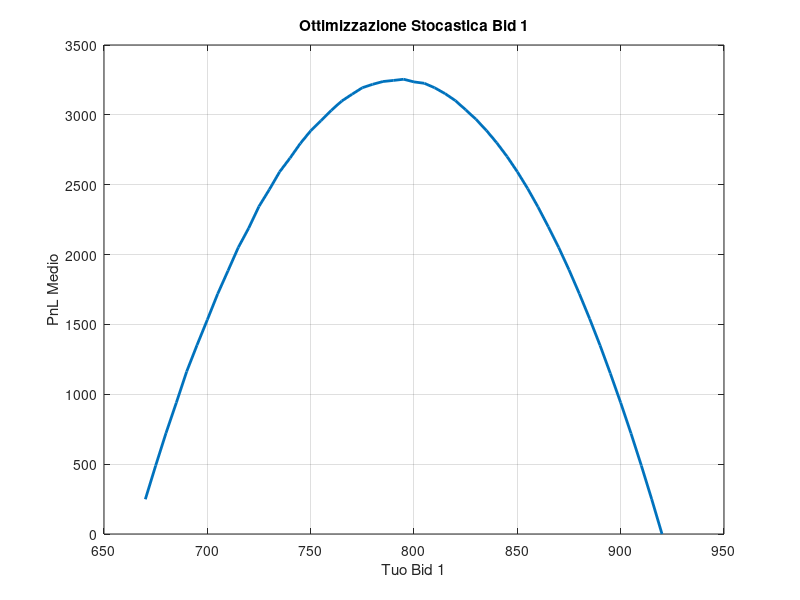

This figure's MATLAB source:
clc
clear 
close all


% **Manual trading challenge: “The Celestial Gardeners’ Guild”**
% You trade against a number of counterparties that all have a **reserve price** ranging between **670** and **920**. On the next trading day, you’re able to sell all the product for a fair price, **920**.
%The distribution of the bids is **uniformly distributed** at **increments of 5** between **670** and **920**. 
%Example**: counterparties may have reserve prices at 675 and 680, but not at 676, 677, 678, 679, etc..

%You may submit **two bids**. If the first bid is **higher** than the
%reserve price, they trade with you at your first bid. If your second bid is **higher** than the reserve price of a counterparty and **higher** than the mean of second bids of all players you trade at your second bid. If your second bid is **higher** than the reserve price, but **lower** than the mean of second bids of all players, the chance of a trade rapidly decreases: you will trade at your second bid **but** your PNL is penalised by:
%Penalty = ((920-avgB2) / (920-B2) )^3

%Q:is the "increments of 5 between 670 and 920" inclusive or naw
%Ans:It's inclusive

%Q:how do the two bids work, are you basically doing the same trade twice as
%in youll bid once and then their "stock refreshes" ?
%Ans: Each counterparty is willing to trade with you at most once

%Q:If the first bid is higher than some reserve price and second bid is also higher than some reserve price, do we trade 2 units one at the price of first bid and another at the price of second bid?
%Ans: If you first bid is already higher than a certain counterparties reserve price, you just trade it at that level (first bid), and then sell it at fair price later. 2nd bid is not even considered in that case.

%Info: Counterparties are not other players, but predefined bots, with their reserve prices distributed according to distribution on Wiki
%Info: Other player's 2nd bids do impact average of 2nd bids, and then the scaling formula applies (if you're below it)
%Info:With a particular counterparty you can only trade maximally of 1 time. It's also possible to not trade with some at all of course (if both of your bids are <= to their reserve price)
%Info:The number of counterparties is not given
%Info: Penality is only applied to B2, not B1
%(Info not verified but almost sure: B2 execute all the possibile trades
%between B1 and B2, either with penalty or not
%Info: B1 and B2 can be every integer number beteween 670 and 920 (B2 has
%to be bigger than B1)
%Info: B1 and B2 have to be strictly greater than the offers

%LOW BID (p uniforme tra 670 e 920 con 51 masse di probabilità, uno ogni 5)
n = 1; %n non è rilevante
pSingolaMassa = 1/51;
PnlMax=0;
p_cumulata=0;
i=670;
counter=1;

while i<=920
    p_cumulata=p_cumulata+pSingolaMassa;
    Pnl(counter,1) = n*p_cumulata * (920-i);
    if(Pnl(counter,1)>PnlMax)
        PnlMax=Pnl(counter,1);
        indice=i;
    end
    i=i+5;
    counter=counter+1;
end

%SIMULATION (p not fixed)
% Parametri base
sellPrice = 920;
reserveRange = 670:5:920; % I 51 possibili prezzi di riserva
Ncounterparties = 10000;            % Numero di simulazioni (più sono, più è preciso)
nGardeners = 51;         % Numero di venditori
pnlMedioPerBid = zeros(length(reserveRange), 1);
% Testiamo ogni possibile Bid 1
for i = 1:length(reserveRange)
    currentBid = reserveRange(i);
    pnlSimulati = zeros(Ncounterparties, 1);
    
    for s = 1:Ncounterparties
        % GENERATORE CASUALE: 
        % Estraiamo i prezzi di riserva per 51 venditori in questa simulazione
        reserves = reserveRange(randi(length(reserveRange), 1, nGardeners));
        
        % Quanti Gardeners accettano il mio bid?
        venditoriVinti = sum(currentBid >= reserves);
        
        % Calcolo PnL di questa simulazione
        pnlSimulati(s) = venditoriVinti * (sellPrice - currentBid);
    end
    
    % Facciamo la media di tutti i risultati per questo specifico Bid
    pnlMedioPerBid(i) = mean(pnlSimulati);
end
% Trova il massimo
[maxPnl, idx] = max(pnlMedioPerBid);
bestBid1 = reserveRange(idx);
fprintf('Miglior Bid 1 calcolato: %d\n', bestBid1);
fprintf('PnL Medio atteso: %.2f\n', maxPnl);
% Grafico della parabola
plot(reserveRange, pnlMedioPerBid, 'LineWidth', 2);
grid on; xlabel('Tuo Bid 1'); ylabel('PnL Medio');
title('Ottimizzazione Stocastica Bid 1');
